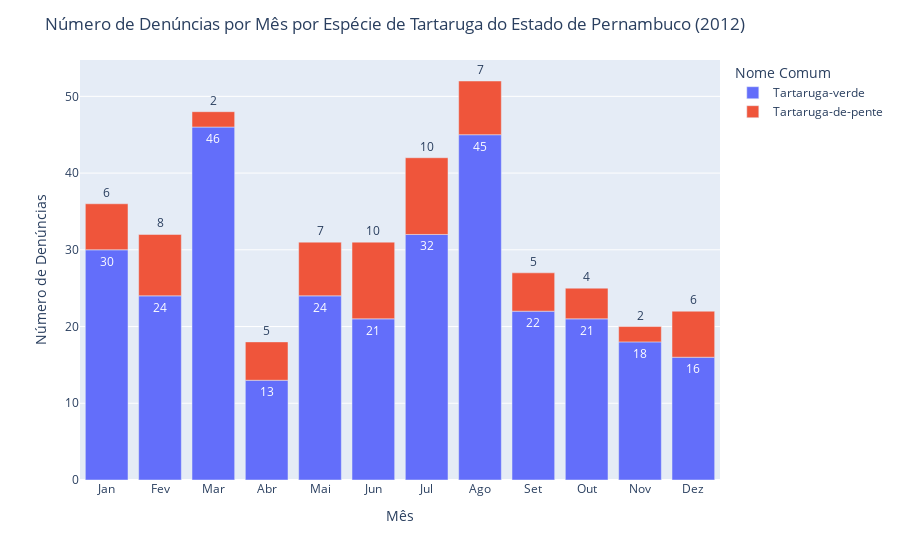
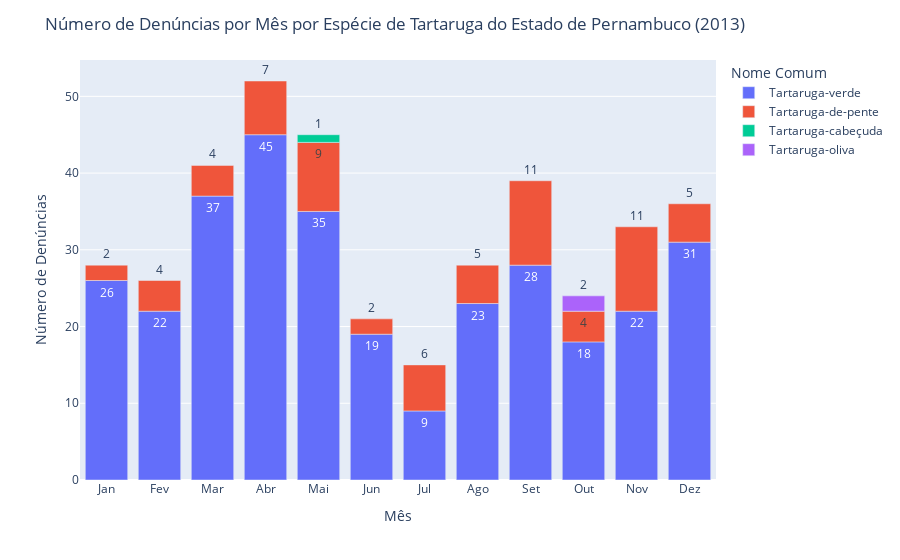
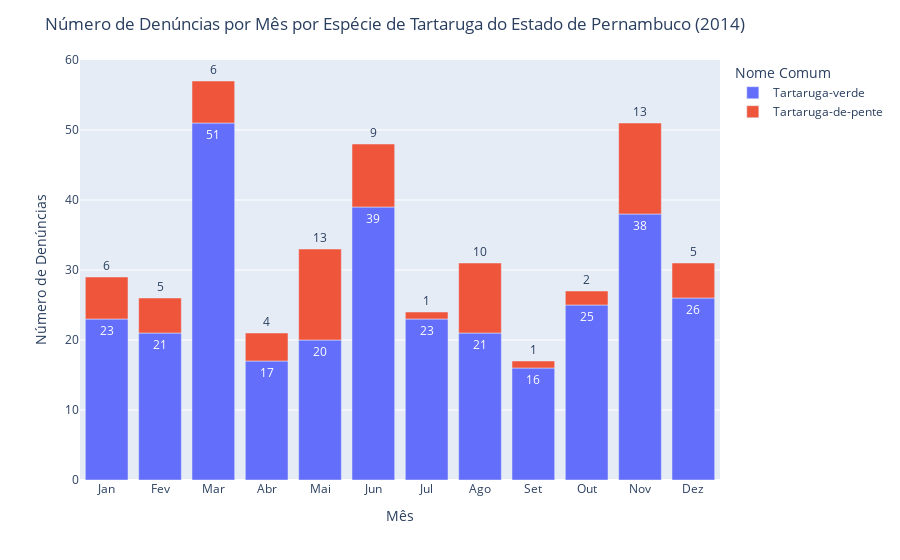
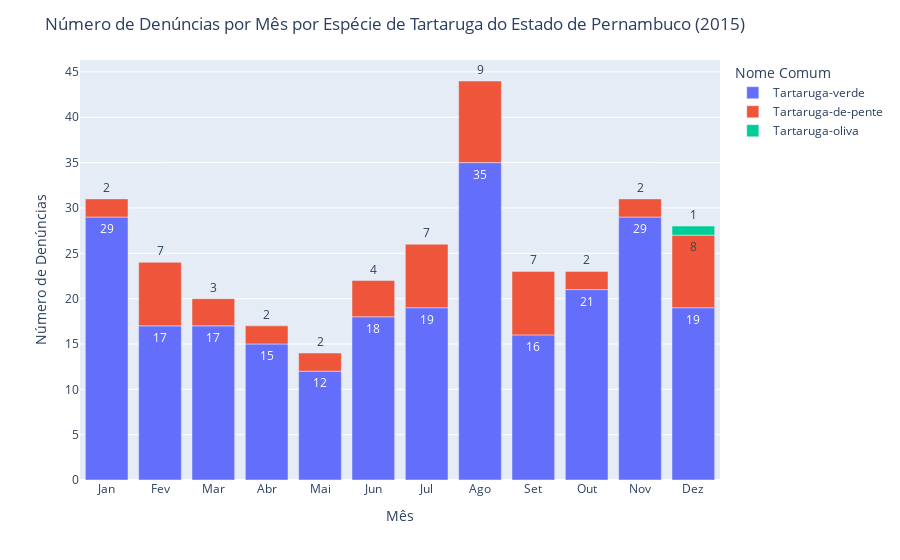

Notebook cell for these charts, in order:
### Code cell
import pandas as pd
import plotly.express as px

# Ler o arquivo CSV
a = pd.read_csv('RegistroPernambuco.csv', sep=',')

# Converter a coluna "Data do registro" para o tipo de dado de data
a['Data do registro'] = pd.to_datetime(a['Data do registro'], format='%d/%m/%Y')

# Filtrar registros com datas após 2012
a = a[a['Data do registro'].dt.year >= 2012]

# Extrair o ano e o mês da coluna "Data do registro"
a['Ano'] = a['Data do registro'].dt.year
a['Mes'] = a['Data do registro'].dt.month

# Mapear o número do mês para a sigla do mês
meses_siglas = {
    1: 'Jan', 2: 'Fev', 3: 'Mar', 4: 'Abr', 5: 'Mai', 6: 'Jun',
    7: 'Jul', 8: 'Ago', 9: 'Set', 10: 'Out', 11: 'Nov', 12: 'Dez'
}
a['Sigla Mes'] = a['Mes'].map(meses_siglas)

# Agrupar os dados por ano, mês, espécies de tartarugas e "nome comum" e contar o número de denúncias em cada grupo
contagem_por_ano_mes_especie_nome_comum = a.groupby(['Ano', 'Sigla Mes', 'Nome cientifico na base de dados', 'Nome comum']).size().reset_index(name='Contagem')

# Criar gráficos separados para cada ano
for ano in contagem_por_ano_mes_especie_nome_comum['Ano'].unique():
    data_ano = contagem_por_ano_mes_especie_nome_comum[contagem_por_ano_mes_especie_nome_comum['Ano'] == ano]
    fig = px.bar(data_ano, x='Sigla Mes', y='Contagem', color='Nome comum', text='Contagem',
                 category_orders={"Sigla Mes": ['Jan', 'Fev', 'Mar', 'Abr', 'Mai', 'Jun', 'Jul', 'Ago', 'Set', 'Out', 'Nov', 'Dez']})

    # Configurações adicionais do layout do gráfico
    fig.update_layout(title=f'Número de Denúncias por Mês por Espécie de Tartaruga do Estado de Pernambuco ({ano})',
                      xaxis_title='Mês',
                      yaxis_title='Número de Denúncias',
                      legend_title='Nome Comum')

    # Ajustar a posição do texto dos valores para sempre aparecer na horizontal em cima de cada barra
    fig.update_traces(texttemplate='%{text}', textposition='outside')

    # Exibir o gráfico interativo
    fig.show()

### Figure 1 — Plotly figure (JSON) as saved in the notebook; plotly's stock layout.template omitted (floating-point values rounded to 4 significant figures)
{"data": [{"alignmentgroup": "True", "hovertemplate": "Nome comum=Tartaruga-verde<br>Sigla Mes=%{x}<br>Contagem=%{text}<extra></extra>", "legendgroup": "Tartaruga-verde", "marker": {"color": "#636efa", "pattern": {"shape": ""}}, "name": "Tartaruga-verde", "offsetgroup": "Tartaruga-verde", "orientation": "v", "showlegend": true, "text": [13, 45, 16, 24, 30, 32, 21, 24, 46, 18, 21, 22], "textposition": "outside", "texttemplate": "%{text}", "type": "bar", "x": ["Abr", "Ago", "Dez", "Fev", "Jan", "Jul", "Jun", "Mai", "Mar", "Nov", "Out", "Set"], "xaxis": "x", "y": [13, 45, 16, 24, 30, 32, 21, 24, 46, 18, 21, 22], "yaxis": "y"}, {"alignmentgroup": "True", "hovertemplate": "Nome comum=Tartaruga-de-pente<br>Sigla Mes=%{x}<br>Contagem=%{text}<extra></extra>", "legendgroup": "Tartaruga-de-pente", "marker": {"color": "#EF553B", "pattern": {"shape": ""}}, "name": "Tartaruga-de-pente", "offsetgroup": "Tartaruga-de-pente", "orientation": "v", "showlegend": true, "text": [5, 7, 6, 8, 6, 10, 10, 7, 2, 2, 4, 5], "textposition": "outside", "texttemplate": "%{text}", "type": "bar", "x": ["Abr", "Ago", "Dez", "Fev", "Jan", "Jul", "Jun", "Mai", "Mar", "Nov", "Out", "Set"], "xaxis": "x", "y": [5, 7, 6, 8, 6, 10, 10, 7, 2, 2, 4, 5], "yaxis": "y"}], "layout": {"barmode": "relative", "legend": {"title": {"text": "Nome Comum"}, "tracegroupgap": 0}, "margin": {"t": 60}, "title": {"text": "Número de Denúncias por Mês por Espécie de Tartaruga do Estado de Pernambuco (2012)"}, "xaxis": {"anchor": "y", "categoryarray": ["Jan", "Fev", "Mar", "Abr", "Mai", "Jun", "Jul", "Ago", "Set", "Out", "Nov", "Dez"], "categoryorder": "array", "domain": [0, 1], "title": {"text": "Mês"}}, "yaxis": {"anchor": "x", "domain": [0, 1], "title": {"text": "Número de Denúncias"}}}}

### Figure 2 — Plotly figure (JSON) as saved in the notebook; plotly's stock layout.template omitted (floating-point values rounded to 4 significant figures)
{"data": [{"alignmentgroup": "True", "hovertemplate": "Nome comum=Tartaruga-verde<br>Sigla Mes=%{x}<br>Contagem=%{text}<extra></extra>", "legendgroup": "Tartaruga-verde", "marker": {"color": "#636efa", "pattern": {"shape": ""}}, "name": "Tartaruga-verde", "offsetgroup": "Tartaruga-verde", "orientation": "v", "showlegend": true, "text": [45, 23, 31, 22, 26, 9, 19, 35, 37, 22, 18, 28], "textposition": "outside", "texttemplate": "%{text}", "type": "bar", "x": ["Abr", "Ago", "Dez", "Fev", "Jan", "Jul", "Jun", "Mai", "Mar", "Nov", "Out", "Set"], "xaxis": "x", "y": [45, 23, 31, 22, 26, 9, 19, 35, 37, 22, 18, 28], "yaxis": "y"}, {"alignmentgroup": "True", "hovertemplate": "Nome comum=Tartaruga-de-pente<br>Sigla Mes=%{x}<br>Contagem=%{text}<extra></extra>", "legendgroup": "Tartaruga-de-pente", "marker": {"color": "#EF553B", "pattern": {"shape": ""}}, "name": "Tartaruga-de-pente", "offsetgroup": "Tartaruga-de-pente", "orientation": "v", "showlegend": true, "text": [7, 5, 5, 4, 2, 6, 2, 9, 4, 11, 4, 11], "textposition": "outside", "texttemplate": "%{text}", "type": "bar", "x": ["Abr", "Ago", "Dez", "Fev", "Jan", "Jul", "Jun", "Mai", "Mar", "Nov", "Out", "Set"], "xaxis": "x", "y": [7, 5, 5, 4, 2, 6, 2, 9, 4, 11, 4, 11], "yaxis": "y"}, {"alignmentgroup": "True", "hovertemplate": "Nome comum=Tartaruga-cabeçuda<br>Sigla Mes=%{x}<br>Contagem=%{text}<extra></extra>", "legendgroup": "Tartaruga-cabeçuda", "marker": {"color": "#00cc96", "pattern": {"shape": ""}}, "name": "Tartaruga-cabeçuda", "offsetgroup": "Tartaruga-cabeçuda", "orientation": "v", "showlegend": true, "text": [1], "textposition": "outside", "texttemplate": "%{text}", "type": "bar", "x": ["Mai"], "xaxis": "x", "y": [1], "yaxis": "y"}, {"alignmentgroup": "True", "hovertemplate": "Nome comum=Tartaruga-oliva<br>Sigla Mes=%{x}<br>Contagem=%{text}<extra></extra>", "legendgroup": "Tartaruga-oliva", "marker": {"color": "#ab63fa", "pattern": {"shape": ""}}, "name": "Tartaruga-oliva", "offsetgroup": "Tartaruga-oliva", "orientation": "v", "showlegend": true, "text": [2], "textposition": "outside", "texttemplate": "%{text}", "type": "bar", "x": ["Out"], "xaxis": "x", "y": [2], "yaxis": "y"}], "layout": {"barmode": "relative", "legend": {"title": {"text": "Nome Comum"}, "tracegroupgap": 0}, "margin": {"t": 60}, "title": {"text": "Número de Denúncias por Mês por Espécie de Tartaruga do Estado de Pernambuco (2013)"}, "xaxis": {"anchor": "y", "categoryarray": ["Jan", "Fev", "Mar", "Abr", "Mai", "Jun", "Jul", "Ago", "Set", "Out", "Nov", "Dez"], "categoryorder": "array", "domain": [0, 1], "title": {"text": "Mês"}}, "yaxis": {"anchor": "x", "domain": [0, 1], "title": {"text": "Número de Denúncias"}}}}

### Figure 3 — Plotly figure (JSON) as saved in the notebook; plotly's stock layout.template omitted (floating-point values rounded to 4 significant figures)
{"data": [{"alignmentgroup": "True", "hovertemplate": "Nome comum=Tartaruga-verde<br>Sigla Mes=%{x}<br>Contagem=%{text}<extra></extra>", "legendgroup": "Tartaruga-verde", "marker": {"color": "#636efa", "pattern": {"shape": ""}}, "name": "Tartaruga-verde", "offsetgroup": "Tartaruga-verde", "orientation": "v", "showlegend": true, "text": [17, 21, 26, 21, 23, 23, 39, 20, 51, 38, 25, 16], "textposition": "outside", "texttemplate": "%{text}", "type": "bar", "x": ["Abr", "Ago", "Dez", "Fev", "Jan", "Jul", "Jun", "Mai", "Mar", "Nov", "Out", "Set"], "xaxis": "x", "y": [17, 21, 26, 21, 23, 23, 39, 20, 51, 38, 25, 16], "yaxis": "y"}, {"alignmentgroup": "True", "hovertemplate": "Nome comum=Tartaruga-de-pente<br>Sigla Mes=%{x}<br>Contagem=%{text}<extra></extra>", "legendgroup": "Tartaruga-de-pente", "marker": {"color": "#EF553B", "pattern": {"shape": ""}}, "name": "Tartaruga-de-pente", "offsetgroup": "Tartaruga-de-pente", "orientation": "v", "showlegend": true, "text": [4, 10, 5, 5, 6, 1, 9, 13, 6, 13, 2, 1], "textposition": "outside", "texttemplate": "%{text}", "type": "bar", "x": ["Abr", "Ago", "Dez", "Fev", "Jan", "Jul", "Jun", "Mai", "Mar", "Nov", "Out", "Set"], "xaxis": "x", "y": [4, 10, 5, 5, 6, 1, 9, 13, 6, 13, 2, 1], "yaxis": "y"}], "layout": {"barmode": "relative", "legend": {"title": {"text": "Nome Comum"}, "tracegroupgap": 0}, "margin": {"t": 60}, "title": {"text": "Número de Denúncias por Mês por Espécie de Tartaruga do Estado de Pernambuco (2014)"}, "xaxis": {"anchor": "y", "categoryarray": ["Jan", "Fev", "Mar", "Abr", "Mai", "Jun", "Jul", "Ago", "Set", "Out", "Nov", "Dez"], "categoryorder": "array", "domain": [0, 1], "title": {"text": "Mês"}}, "yaxis": {"anchor": "x", "domain": [0, 1], "title": {"text": "Número de Denúncias"}}}}

### Figure 4 — Plotly figure (JSON) as saved in the notebook; plotly's stock layout.template omitted (floating-point values rounded to 4 significant figures)
{"data": [{"alignmentgroup": "True", "hovertemplate": "Nome comum=Tartaruga-verde<br>Sigla Mes=%{x}<br>Contagem=%{text}<extra></extra>", "legendgroup": "Tartaruga-verde", "marker": {"color": "#636efa", "pattern": {"shape": ""}}, "name": "Tartaruga-verde", "offsetgroup": "Tartaruga-verde", "orientation": "v", "showlegend": true, "text": [15, 35, 19, 17, 29, 19, 18, 12, 17, 29, 21, 16], "textposition": "outside", "texttemplate": "%{text}", "type": "bar", "x": ["Abr", "Ago", "Dez", "Fev", "Jan", "Jul", "Jun", "Mai", "Mar", "Nov", "Out", "Set"], "xaxis": "x", "y": [15, 35, 19, 17, 29, 19, 18, 12, 17, 29, 21, 16], "yaxis": "y"}, {"alignmentgroup": "True", "hovertemplate": "Nome comum=Tartaruga-de-pente<br>Sigla Mes=%{x}<br>Contagem=%{text}<extra></extra>", "legendgroup": "Tartaruga-de-pente", "marker": {"color": "#EF553B", "pattern": {"shape": ""}}, "name": "Tartaruga-de-pente", "offsetgroup": "Tartaruga-de-pente", "orientation": "v", "showlegend": true, "text": [2, 9, 8, 7, 2, 7, 4, 2, 3, 2, 2, 7], "textposition": "outside", "texttemplate": "%{text}", "type": "bar", "x": ["Abr", "Ago", "Dez", "Fev", "Jan", "Jul", "Jun", "Mai", "Mar", "Nov", "Out", "Set"], "xaxis": "x", "y": [2, 9, 8, 7, 2, 7, 4, 2, 3, 2, 2, 7], "yaxis": "y"}, {"alignmentgroup": "True", "hovertemplate": "Nome comum=Tartaruga-oliva<br>Sigla Mes=%{x}<br>Contagem=%{text}<extra></extra>", "legendgroup": "Tartaruga-oliva", "marker": {"color": "#00cc96", "pattern": {"shape": ""}}, "name": "Tartaruga-oliva", "offsetgroup": "Tartaruga-oliva", "orientation": "v", "showlegend": true, "text": [1], "textposition": "outside", "texttemplate": "%{text}", "type": "bar", "x": ["Dez"], "xaxis": "x", "y": [1], "yaxis": "y"}], "layout": {"barmode": "relative", "legend": {"title": {"text": "Nome Comum"}, "tracegroupgap": 0}, "margin": {"t": 60}, "title": {"text": "Número de Denúncias por Mês por Espécie de Tartaruga do Estado de Pernambuco (2015)"}, "xaxis": {"anchor": "y", "categoryarray": ["Jan", "Fev", "Mar", "Abr", "Mai", "Jun", "Jul", "Ago", "Set", "Out", "Nov", "Dez"], "categoryorder": "array", "domain": [0, 1], "title": {"text": "Mês"}}, "yaxis": {"anchor": "x", "domain": [0, 1], "title": {"text": "Número de Denúncias"}}}}
